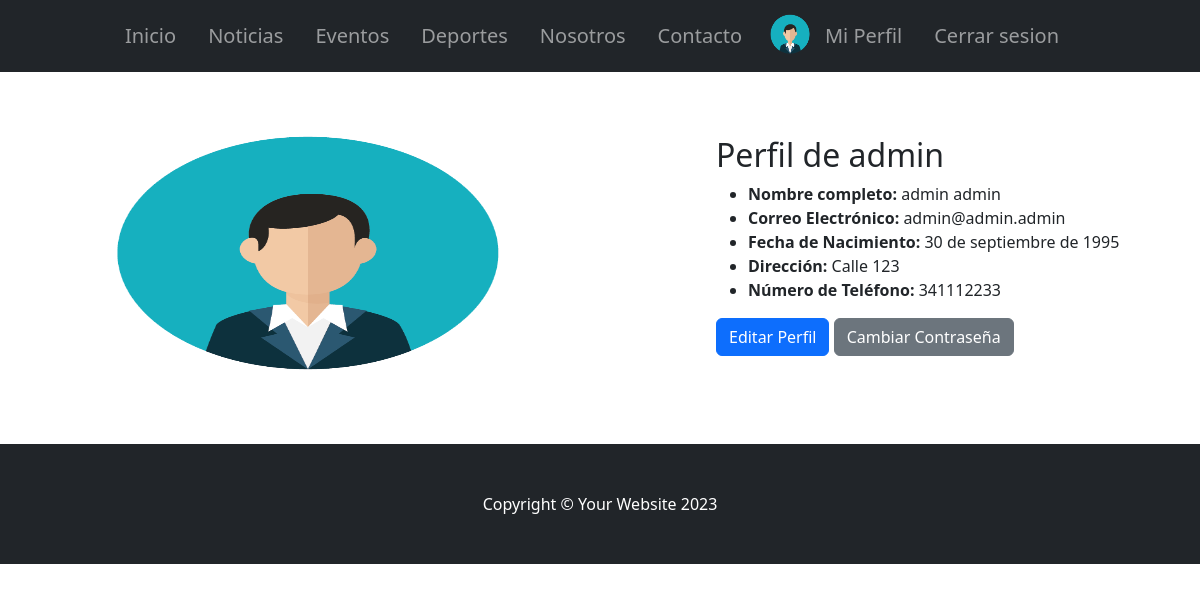
Screenshot of /authentication/profile/ (signed in) with the database file from the repository.
### authentication/models.py (models this page shows, shortened)
class Perfil(AbstractUser):
    fecha_nacimiento = models.DateField(null=True, blank=True)
    telefono = models.CharField(max_length=15, null=True)
    domicilio = models.CharField(max_length=25, null=True)
    evento = models.ForeignKey(Evento, on_delete=models.SET_NULL, blank=True, null=True)
    deporte = models.ForeignKey(
        Deporte, on_delete=models.SET_NULL, blank=True, null=True
    )
    avatar = models.ImageField(upload_to="avatares/", null=True, blank=True)
    USERNAME_FIELD = "username"
    REQUIRED_FIELDS = ["email", "nombre", "apellido"]

### authentication/views.py (the view)
# urls.py: path("profile/", profile_view, name="profile"),
@login_required
def profile_view(req):
    perfil = Perfil.objects.get(username=req.user.username)
    return render(req, "profile.html", {"perfil": perfil})

### authentication/templates/profile.html (shortened to what this page needs)
{% extends 'padre.html' %}
{% load static %}
{% block ContenidoQueCambia %}
<div class="row mt-4 px-4 px-lg-5 gx-4 gx-lg-5 align-items-center mx-auto my-5">
            <div class="col-lg-7">
                {% if user.avatar %}
                    <img src="{{ user.avatar.url }}" alt="{{ user.username }} Avatar" width="500" height="300">
                {% else %}
                    <img src="{% static 'default_avatar.png' %}" width="500" height="300" alt="Avatar por defecto">
                {% endif %}
            </div>
            <div class="col-lg-5">
                <h2>Perfil de {{ perfil.username }}</h2>
                <ul>
                    <li><strong>Nombre completo:</strong> {{ perfil.first_name}} {{perfil.last_name}}</li>
                    <li><strong>Correo Electrónico:</strong> {{ perfil.email }}</li>
                    <li><strong>Fecha de Nacimiento:</strong> {{ perfil.fecha_nacimiento }}</li>
                    <li><strong>Dirección:</strong> {{ perfil.domicilio }}</li>
                    <li><strong>Número de Teléfono:</strong> {{ perfil.telefono }}</li>
                </ul>
                <a href="{% url 'edit_profile' %}" class="btn btn-primary">Editar Perfil</a>
                <a href="{% url 'change_password' %}"  class="btn btn-secondary">Cambiar Contraseña</a>
            </div>
</div>
{% endblock ContenidoQueCambia %}

### rows the page displays
Perfil: username "admin", first_name "admin", last_name "admin", email "admin@admin.admin", fecha_nacimiento "30 de septiembre de 1995", domicilio "Calle 123", telefono "341112233"
